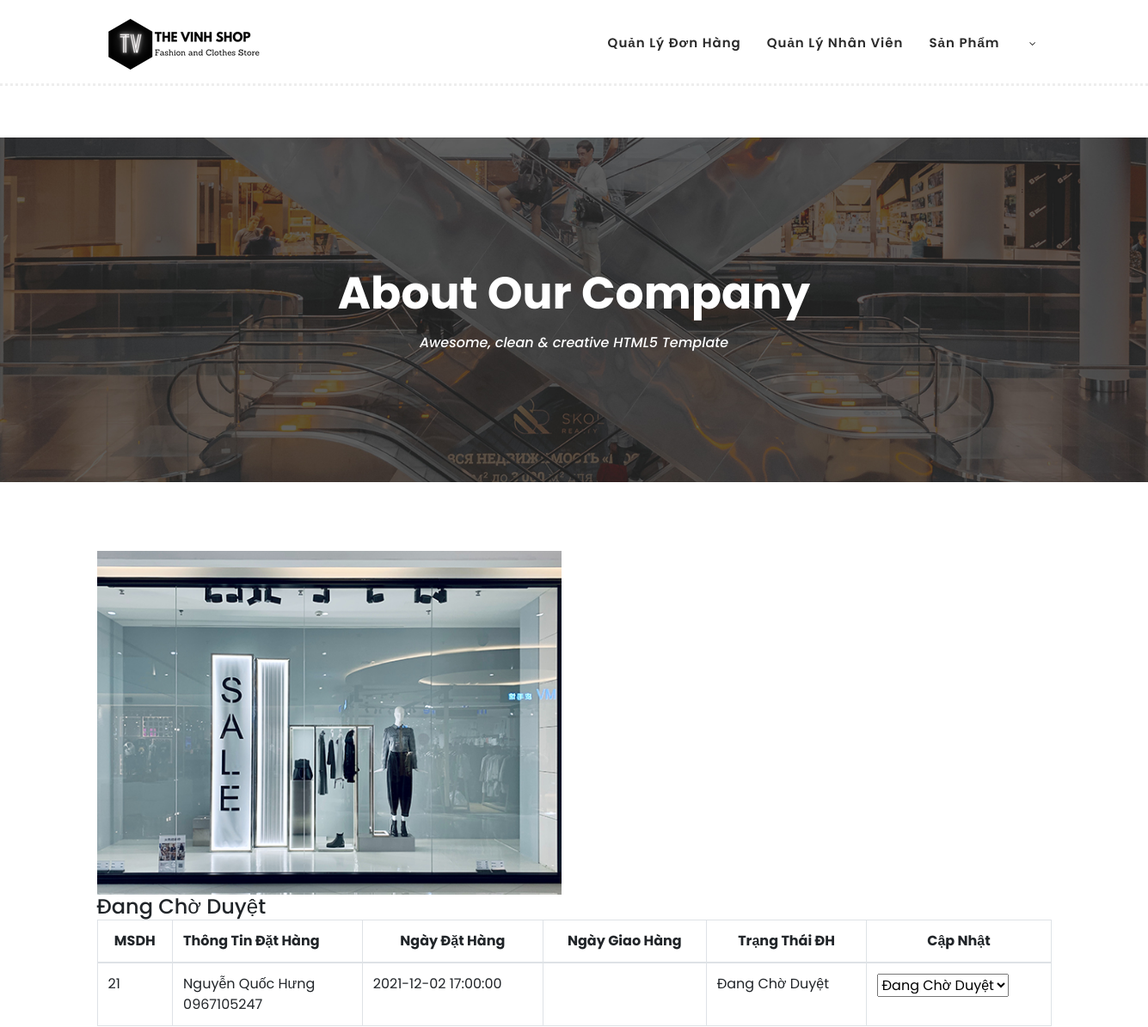
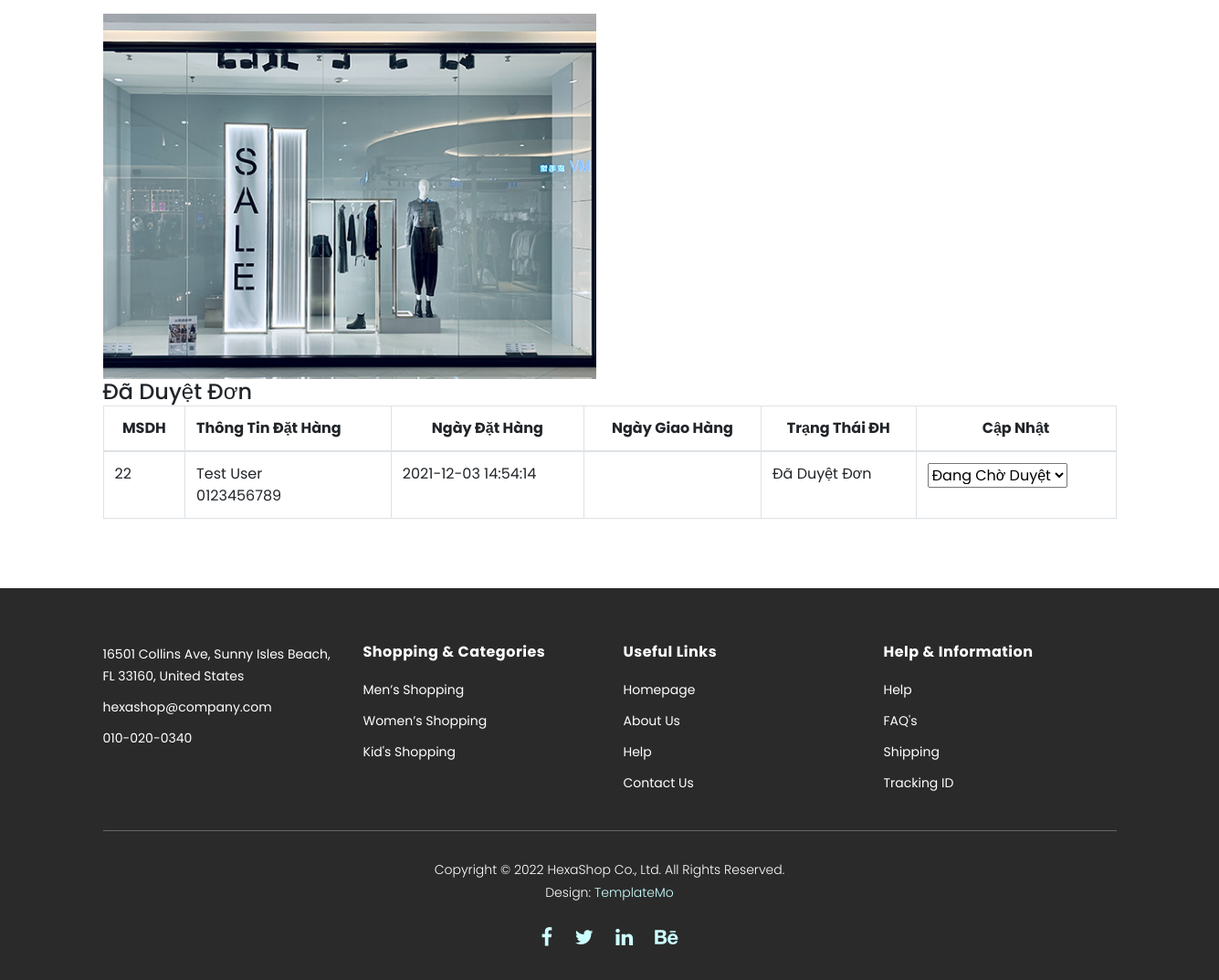
Page /Admin/managerpage.php on the committed database (2 pictures, top to bottom).
### tables this page shows
CREATE TABLE `dathang` (
  `SoDonDH` int(11) NOT NULL,
  `MSKH` varchar(10) DEFAULT NULL,
  `MSNV` varchar(10) DEFAULT NULL,
  `NgayDH` timestamp NULL DEFAULT current_timestamp(),
  `NgayGH` date DEFAULT NULL CHECK (`NgayGH` > `NgayDH`),
  `TrangThaiDH` varchar(20) DEFAULT NULL
);

CREATE TABLE `khachhang` (
  `MSKH` varchar(10) NOT NULL,
  `HoTenKH` varchar(50) DEFAULT NULL,
  `TenCongTy` varchar(100) DEFAULT NULL,
  `SoDienThoai` varchar(10) DEFAULT NULL,
  `Email` varchar(100) DEFAULT NULL
);

### ConnectionDatabase/Connection.php (called while the page is built, shortened)
<?php
  function executeResutl($sql){
    $conn = new mysqli(HOST, USERNAME, PASSWORD, DATABASE);
    mysqli_set_charset($conn, 'utf8');
    $data = [];
    $result = mysqli_query($conn, $sql);
    if ($result) {
      while($row = mysqli_fetch_array($result)) {
        $data[] = $row;
      }
      } else {
     echo 'Lỗi Rồi Ông Nội Ơi, Kiểm Tra Lại Mấy Câu Query';
    }
    return $data;
  }
?>

### Admin/managerpage.php (the view, shortened to what this page needs)
<?php
include_once('../ConnectionDatabase/Connection.php');
?>
<!DOCTYPE html>
<html lang="en">
<head>
    <link rel="stylesheet" type="text/css" href="../assets/css/bootstrap.min.css">
    <link rel="stylesheet" type="text/css" href="../assets/css/font-awesome.css">
    <link rel="stylesheet" href="../assets/css/templatemo-hexashop.css">
    <link rel="stylesheet" href="../assets/css/owl-carousel.css">
    <link rel="stylesheet" href="../assets/css/lightbox.css">
</head>
<body>
    <?php
    include_once('header_admin.php');
    ?>
    <div class="page-heading about-page-heading" id="top">
        <div class="container">
            <div class="row">
                <div class="col-lg-12">
                    <div class="inner-content">
                        <h2>About Our Company</h2>
                        <span>Awesome, clean &amp; creative HTML5 Template</span>
                    </div>
                </div>
            </div>
        </div>
    </div>
    <div class="about-us">
        <div class="container">
            <div class="row">
                <div class="col-lg-6">
                    <div class="left-image">
                        <img src="assets/images/about-left-image.jpg" alt="">
                    </div>
                </div>
                <div class="col-lg-12">
                    <h4>Đang Chờ Duyệt</h4>
                    <?php
                    $sql_order_detel = 'SELECT dathang.SoDonDH, khachhang.HoTenKH, khachhang.SoDienThoai, diachikh.DiaChi,dathang.NgayDH, dathang.TrangThaiDH
                        FROM dathang, khachhang, diachikh
                        WHERE dathang.SoDonDH = diachikh.MaDC
                        AND dathang.MSKH = khachhang.MSKH
                        AND dathang.TrangThaiDH LIKE "Đang chờ duyệt" ORDER BY SoDonDH DESC;';
                    $sql_order_detel_result = executeResutl($sql_order_detel);
                    ?>
                    <table class="table table-bordered table-hover">
                        <thead>
                            <tr>
                                <th class="align-middle" style="text-align: center;">MSDH</th>
                                <th >Thông Tin Đặt Hàng</th>
                                <th style="text-align: center;">Ngày Đặt Hàng</th>
                                <th style="text-align: center;">Ngày Giao Hàng</th>
                                <th style="text-align: center;">Trạng Thái ĐH</th>
                                <th style="text-align: center;">Cập Nhật</th>
                            </tr>
                        </thead>
                        <tbody>
                            <?php
                                foreach ($sql_order_detel_result as $order) {
                                    echo '
                                    <tr>
                                        <td>'.$order['SoDonDH'].'</td>
                                        <td>'.$order['HoTenKH'].' <br> '.$order['SoDienThoai'].'</td>
                                        <td>'.$order['NgayDH'].'</td>
                                        <td></td>
                                        <td>'.$order['TrangThaiDH'].'</td>
                                        <td>
                                        <select id="trangthaidonhang_'.$order['SoDonDH'].'"  class="form-select">
                                        <option value="Đang Chờ Duyệt">Đang Chờ Duyệt</option>
                                        <option value="Đã Duyệt Đơn">Đã Duyệt Đơn</option>
                                        </select>
                                        </td>
                                    </tr>
                                    ';
                                }
                            ?>
                        </tbody>
                    </table>
                </div>
            </div>
            <div class="row">
                <div class="col-lg-6">
                    <div class="left-image">
                        <img src="assets/images/about-left-image.jpg" alt="">
                    </div>
                </div>
                <div class="col-lg-12">
                <h4>Đã Duyệt Đơn</h4>
                    <?php
                    $sql_order_detel = 'SELECT dathang.SoDonDH, khachhang.HoTenKH, khachhang.SoDienThoai, diachikh.DiaChi,dathang.NgayDH, dathang.TrangThaiDH
                        FROM dathang, khachhang, diachikh
                        WHERE dathang.SoDonDH = diachikh.MaDC
                        AND dathang.MSKH = khachhang.MSKH
                        AND dathang.TrangThaiDH LIKE "Đã Duyệt Đơn" ORDER BY SoDonDH DESC;';
                    $sql_order_detel_result = executeResutl($sql_order_detel);
                    ?>
                    <table class="table table-bordered table-hover">
                        <thead>
                            <tr>
                                <th class="align-middle" style="text-align: center;">MSDH</th>
                                <th >Thông Tin Đặt Hàng</th>
                                <th style="text-align: center;">Ngày Đặt Hàng</th>
                                <th style="text-align: center;">Ngày Giao Hàng</th>
                                <th style="text-align: center;">Trạng Thái ĐH</th>
                                <th style="text-align: center;">Cập Nhật</th>
                            </tr>
                        </thead>
                        <tbody>
                            <?php
                                foreach ($sql_order_detel_result as $order) {
                                    echo '
                                    <tr>
                                        <td>'.$order['SoDonDH'].'</td>
                                        <td>'.$order['HoTenKH'].' <br> '.$order['SoDienThoai'].'</td>
                                        <td>'.$order['NgayDH'].'</td>
                                        <td></td>
                                        <td>'.$order['TrangThaiDH'].'</td>
                                        <td>
                                        <select id="trangthaidonhang_'.$order['SoDonDH'].'"  class="form-select">
                                        <option value="Đang Chờ Duyệt">Đang Chờ Duyệt</option>
                                        <option value="Đã Duyệt Đơn">Đã Duyệt Đơn</option>
                                        </select>
                                        </td>
                                    </tr>
                                    ';
                                }
                            ?>
                        </tbody>
                    </table>
                </div>
            </div>
        </div>
    </div>
    <?php
    include_once('../footer.php');
    ?>
</body>
</html>

### Admin/header_admin.php (shortened to what this page needs)
<header class="header-area header-sticky">
        <div class="container">
            <div class="row">
                <div class="col-12">
                    <nav class="main-nav">
                        <a href="../index.php" class="logo">
                            <img src="../assets/images/logo.png">
                        </a>
                        <ul class="nav">
                            <li class="scroll-to-section"><a href="#">Quản Lý Đơn Hàng</a></li>
                            <li class="scroll-to-section"><a href="#">Quản Lý Nhân Viên</a></li>
                            <li class="scroll-to-section"><a href="#">Sản Phẩm</a></li>
                            <li class="submenu">
                            </li>
                        </ul>
                    </nav>
                </div>
            </div>
        </div>
    </header>

### footer.php
<footer>
        <div class="container">
            <div class="row">
                <div class="col-lg-3">
                    <div class="first-item">
                        <ul>
                            <li><a href="#">16501 Collins Ave, Sunny Isles Beach, FL 33160, United States</a></li>
                            <li><a href="#">hexashop@company.com</a></li>
                            <li><a href="#">010-020-0340</a></li>
                        </ul>
                    </div>
                </div>
                <div class="col-lg-3">
                    <h4>Shopping &amp; Categories</h4>
                    <ul>
                        <li><a href="#">Men’s Shopping</a></li>
                        <li><a href="#">Women’s Shopping</a></li>
                        <li><a href="#">Kid's Shopping</a></li>
                    </ul>
                </div>
                <div class="col-lg-3">
                    <h4>Useful Links</h4>
                    <ul>
                        <li><a href="#">Homepage</a></li>
                        <li><a href="#">About Us</a></li>
                        <li><a href="#">Help</a></li>
                        <li><a href="#">Contact Us</a></li>
                    </ul>
                </div>
                <div class="col-lg-3">
                    <h4>Help &amp; Information</h4>
                    <ul>
                        <li><a href="#">Help</a></li>
                        <li><a href="#">FAQ's</a></li>
                        <li><a href="#">Shipping</a></li>
                        <li><a href="#">Tracking ID</a></li>
                    </ul>
                </div>
                <div class="col-lg-12">
                    <div class="under-footer">
                        <p>Copyright © 2022 HexaShop Co., Ltd. All Rights Reserved.
                        <br>Design: <a href="https://templatemo.com" target="_parent" title="free css templates">TemplateMo</a></p>
                        <ul>
                            <li><a href="#"><i class="fa fa-facebook"></i></a></li>
                            <li><a href="#"><i class="fa fa-twitter"></i></a></li>
                            <li><a href="#"><i class="fa fa-linkedin"></i></a></li>
                            <li><a href="#"><i class="fa fa-behance"></i></a></li>
                        </ul>
                    </div>
                </div>
            </div>
        </div>
    </footer>

### assets/css/templatemo-hexashop.css (style rules this page uses)
html, body, div, span, applet, object, iframe, h1, h2, h3, h4, h5, h6, p, blockquote, div pre, a, abbr, acronym, address, big, cite, code, del, dfn, em, font, img, ins, kbd, q, s, samp, small, strike, strong, sub, sup, tt, var, b, u, i, center, dl, dt, dd, ol, ul, li, figure, header, nav, section, article, aside, footer, figcaption { margin: 0; padding: 0; border: 0; outline: 0; }
ul, li { padding: 0; margin: 0; list-style: none; }
header, nav, section, article, aside, footer, hgroup { display: block; }
* { box-sizing: border-box; }
html, body { font-family: 'Poppins', sans-serif; font-weight: 400; background-color: #fff; font-size: 16px; -ms-text-size-adjust: 100%; -webkit-font-smoothing: antialiased; -moz-osx-font-smoothing: grayscale; }
a { text-decoration: none !important; }
h1, h2, h3, h4, h5, h6 { margin-top: 0px; margin-bottom: 0px; }
ul { margin-bottom: 0px; }
p { font-size: 14px; line-height: 25px; color: #2a2a2a; }
html, body { background: #fff; font-family: 'Poppins', sans-serif; }
.header-area { border-bottom: 3px dotted #eee; box-shadow: none; background-color: #fff; position: absolute; top: 0px; left: 0px; right: 0px; z-index: 100; height: 100px; -webkit-transition: all .5s ease 0s; -moz-transition: all .5s ease 0s; -o-transition: all .5s ease 0s; transition: all .5s ease 0s; }
.header-area .main-nav { min-height: 80px; background: transparent; }
.header-area .main-nav .logo { line-height: 100px; color: #fff; font-size: 28px; font-weight: 700; text-transform: uppercase; letter-spacing: 2px; float: left; -webkit-transition: all 0.3s ease 0s; -moz-transition: all 0.3s ease 0s; -o-transition: all 0.3s ease 0s; transition: all 0.3s ease 0s; }
.header-area .main-nav .nav { float: right; margin-top: 30px; margin-right: 0px; background-color: transparent; -webkit-transition: all 0.3s ease 0s; -moz-transition: all 0.3s ease 0s; -o-transition: all 0.3s ease 0s; transition: all 0.3s ease 0s; position: relative; z-index: 999; }
.header-area .main-nav .nav li { padding-left: 15px; padding-right: 15px; }
.header-area .main-nav .nav li:last-child { padding-right: 0px; }
.header-area .main-nav .nav li a { display: block; font-weight: 600; font-size: 15px; color: #2a2a2a; text-transform: capitalize; -webkit-transition: all 0.3s ease 0s; -moz-transition: all 0.3s ease 0s; -o-transition: all 0.3s ease 0s; transition: all 0.3s ease 0s; height: 40px; line-height: 40px; border: transparent; letter-spacing: 1px; }
.header-area .main-nav .nav li a { color: #2a2a2a; }
.header-area .main-nav .nav li.submenu { position: relative; padding-right: 30px; }
.header-area .main-nav .nav li.submenu:after { font-family: FontAwesome; content: "\f107"; font-size: 12px; color: #2a2a2a; position: absolute; right: 18px; top: 12px; }
.header-area.header-sticky { min-height: 80px; }
.header-area .nav { margin-top: 30px; }
@media (min-width: 767px) { .header-area .main-nav .nav { display: flex !important; } }
footer { margin-top: 60px; padding: 60px 0px 30px 0px; background-color: #2a2a2a; }
footer ul li { display: block; margin-bottom: 10px; }
footer ul li a { font-size: 14px; color: #fff; transition: all .3s; }
footer h4 { letter-spacing: 0.5px; font-size: 16px; color: #fff; font-weight: 700; margin-bottom: 20px; }
footer .under-footer { margin-top: 30px; padding-top: 30px; text-align: center; border-top: 1px solid rgba(250,250,250,0.3); }
footer .under-footer ul { margin-top: 20px; }
footer .under-footer ul li { display: inline-block; margin: 0px 10px; }
footer .under-footer ul li a { font-size: 22px; }
footer .under-footer p { color: #fff; font-size: 14px; font-weight: 300; }
footer .under-footer a { color: #cff; }
.page-heading { margin-top: 160px; margin-bottom: 30px; background-image: url(../images/products-page-heading.jpg); background-position: center center; background-size: cover; background-repeat: no-repeat; }
.page-heading .inner-content { padding: 150px 0px; text-align: center; }
.page-heading .inner-content h2 { font-size: 52px; color: #fff; font-weight: 700; margin-bottom: 15px; }
.page-heading .inner-content span { font-size: 16px; font-weight: 500; color: #fff; font-style: italic; }
.about-page-heading { margin-top: 160px; margin-bottom: 30px; background-image: url(../images/about-us-page-heading.jpg); background-position: center center; background-size: cover; background-repeat: no-repeat; }
.about-us { margin-top: 80px; }
.about-us .left-image img { width: 100%; overflow: hidden; }

### rows in the picture
dathang: SoDonDH "21", MSKH.HoTenKH "Nguyễn Quốc Hưng", MSKH.SoDienThoai "0967105247", NgayDH "2021-12-02 17:00:00", TrangThaiDH "Đang Chờ Duyệt", SoDonDH "Đang Chờ Duyệt"
dathang: SoDonDH "22", MSKH.HoTenKH "Test User", MSKH.SoDienThoai "0123456789", NgayDH "2021-12-03 14:54:14", TrangThaiDH "Đã Duyệt Đơn", SoDonDH "Đang Chờ Duyệt"
